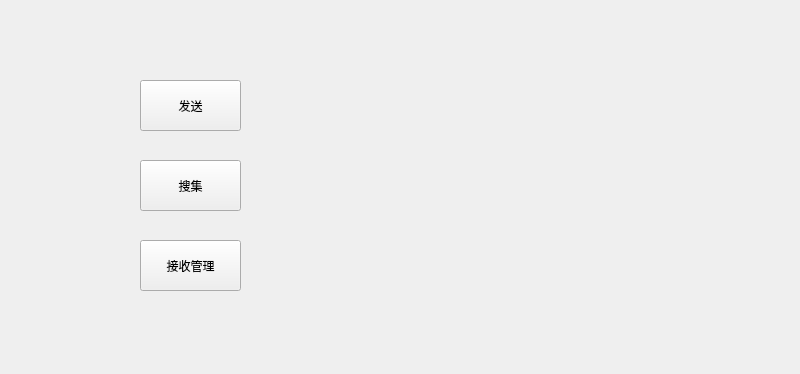
<?xml version="1.0" encoding="UTF-8"?>
<ui version="4.0">
 <class>Widget</class>
 <widget class="QWidget" name="Widget">
  <property name="geometry">
   <rect>
    <x>0</x>
    <y>0</y>
    <width>800</width>
    <height>374</height>
   </rect>
  </property>
  <property name="windowTitle">
   <string>Widget</string>
  </property>
  <widget class="QPushButton" name="send">
   <property name="geometry">
    <rect>
     <x>140</x>
     <y>80</y>
     <width>101</width>
     <height>51</height>
    </rect>
   </property>
   <property name="styleSheet">
    <string notr="true"/>
   </property>
   <property name="text">
    <string>发送</string>
   </property>
  </widget>
  <widget class="QPushButton" name="search">
   <property name="geometry">
    <rect>
     <x>140</x>
     <y>160</y>
     <width>101</width>
     <height>51</height>
    </rect>
   </property>
   <property name="text">
    <string>搜集</string>
   </property>
  </widget>
  <widget class="QPushButton" name="manage">
   <property name="geometry">
    <rect>
     <x>140</x>
     <y>240</y>
     <width>101</width>
     <height>51</height>
    </rect>
   </property>
   <property name="text">
    <string>接收管理</string>
   </property>
  </widget>
  <widget class="QLabel" name="label">
   <property name="geometry">
    <rect>
     <x>330</x>
     <y>0</y>
     <width>351</width>
     <height>371</height>
    </rect>
   </property>
   <property name="text">
    <string/>
   </property>
  </widget>
 </widget>
 <resources/>
 <connections/>
</ui>
